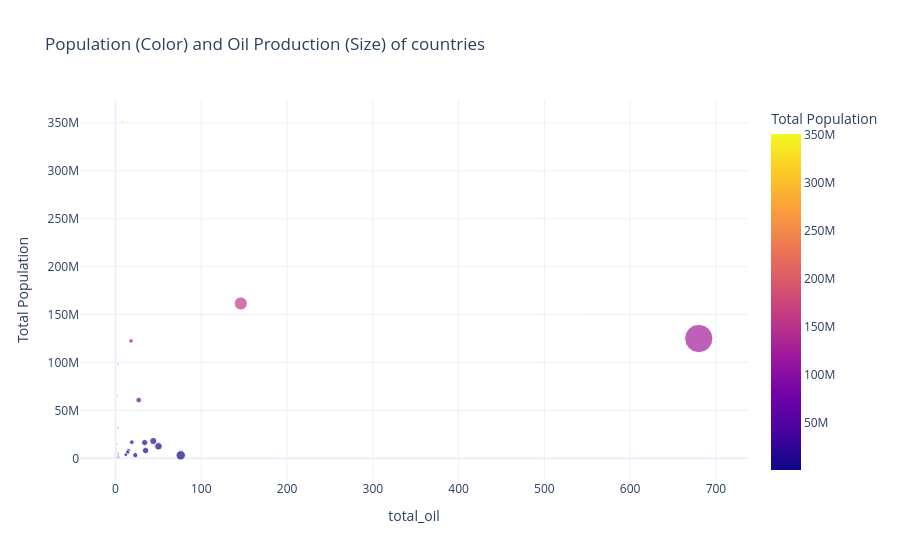

Notebook code cell kept with this figure:
### Code cell
query_oil="""
SELECT 
    c.country_name,
    c.country_tag,
    SUM(s.base_oil) AS total_oil,
    SUM(s.population) AS total_population
FROM fact_state_1_14_5 s 
JOIN dim_country c ON s.owner_tag = c.country_tag
GROUP BY c.country_name, c.country_tag
HAVING SUM(s.base_oil) > 0
ORDER BY total_oil DESC;
"""

df_oil = pd.read_sql(query_oil, engine)

fig_bubble = px.scatter(
    df_oil.head(84),
    x="total_oil",
    y="total_population",
    size="total_oil",
    color="total_population",
    hover_name="country_name",
    title="Population (Color) and Oil Production (Size) of countries",
    labels={
        "total_steel": "Total Oil Production",
        "total_population": "Total Population"
    },
    template="plotly_white"
)
fig_bubble.show()

### Figure 1 — Plotly figure (JSON) as saved in the notebook; plotly's stock layout.template omitted (floating-point values rounded to 4 significant figures)
{"data": [{"hovertemplate": "<b>%{hovertext}</b><br><br>total_oil=%{marker.size}<br>Total Population=%{marker.color}<extra></extra>", "hovertext": ["United States", "Soviet Union", "Venezuela", "Iran", "Romania", "Netherlands", "Mexico", "Dutch East Indies", "Iraq", "Argentina", "United Kingdom", "Colombia", "Peru", "British Malaya", "British Raj", "Albania", "Japan", "Poland", "Chile", "Saudi Arabia", "Uruguay", "China", "Czechoslovakia", "Ecuador", "Oman", "German Reich", "Kingdom of Hungary", "Yemen", "Dominion of Canada", "Panama", "Austria"], "legendgroup": "", "marker": {"color": [125000000.0, 161600000.0, 3161000.0, 12610000.0, 18070000.0, 8174000.0, 16420000.0, 60840000.0, 3353000.0, 16890000.0, 122500000.0, 8003000.0, 6215000.0, 3788000.0, 350900000.0, 1004000.0, 98060000.0, 31980000.0, 5064000.0, 2965000.0, 1736000.0, 340400000.0, 15050000.0, 2084000.0, 369400.0, 65550000.0, 8694000.0, 2493000.0, 10220000.0, 468000.0, 6535000.0], "coloraxis": "coloraxis", "size": [680.0, 146.0, 76.0, 50.0, 44.0, 35.0, 34.0, 27.0, 23.0, 19.0, 18.0, 15.0, 14.0, 12.0, 8.0, 4.0, 3.0, 3.0, 3.0, 3.0, 3.0, 2.0, 2.0, 2.0, 2.0, 2.0, 1.0, 1.0, 1.0, 1.0, 1.0], "sizemode": "area", "sizeref": 1.7, "symbol": "circle"}, "mode": "markers", "name": "", "orientation": "v", "showlegend": false, "type": "scatter", "x": [680.0, 146.0, 76.0, 50.0, 44.0, 35.0, 34.0, 27.0, 23.0, 19.0, 18.0, 15.0, 14.0, 12.0, 8.0, 4.0, 3.0, 3.0, 3.0, 3.0, 3.0, 2.0, 2.0, 2.0, 2.0, 2.0, 1.0, 1.0, 1.0, 1.0, 1.0], "xaxis": "x", "y": [125000000.0, 161600000.0, 3161000.0, 12610000.0, 18070000.0, 8174000.0, 16420000.0, 60840000.0, 3353000.0, 16890000.0, 122500000.0, 8003000.0, 6215000.0, 3788000.0, 350900000.0, 1004000.0, 98060000.0, 31980000.0, 5064000.0, 2965000.0, 1736000.0, 340400000.0, 15050000.0, 2084000.0, 369400.0, 65550000.0, 8694000.0, 2493000.0, 10220000.0, 468000.0, 6535000.0], "yaxis": "y"}], "layout": {"coloraxis": {"colorbar": {"title": {"text": "Total Population"}}, "colorscale": [[0, "#0d0887"], [0.1111, "#46039f"], [0.2222, "#7201a8"], [0.3333, "#9c179e"], [0.4444, "#bd3786"], [0.5556, "#d8576b"], [0.6667, "#ed7953"], [0.7778, "#fb9f3a"], [0.8889, "#fdca26"], [1, "#f0f921"]]}, "legend": {"itemsizing": "constant", "tracegroupgap": 0}, "title": {"text": "Population (Color) and Oil Production (Size) of countries"}, "xaxis": {"anchor": "y", "domain": [0, 1], "title": {"text": "total_oil"}}, "yaxis": {"anchor": "x", "domain": [0, 1], "title": {"text": "Total Population"}}}}
